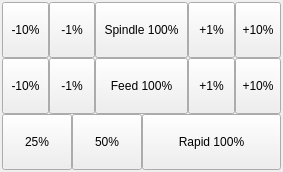
<?xml version="1.0" encoding="UTF-8"?>
<ui version="4.0">
 <class>OverrideForm</class>
 <widget class="QWidget" name="OverrideForm">
  <property name="geometry">
   <rect>
    <x>0</x>
    <y>0</y>
    <width>283</width>
    <height>172</height>
   </rect>
  </property>
  <property name="windowTitle">
   <string>Form</string>
  </property>
  <layout class="QVBoxLayout" name="verticalLayout" stretch="0">
   <property name="spacing">
    <number>0</number>
   </property>
   <property name="sizeConstraint">
    <enum>QLayout::SetDefaultConstraint</enum>
   </property>
   <property name="leftMargin">
    <number>0</number>
   </property>
   <property name="topMargin">
    <number>0</number>
   </property>
   <property name="rightMargin">
    <number>0</number>
   </property>
   <property name="bottomMargin">
    <number>0</number>
   </property>
   <item>
    <widget class="QWidget" name="widgetSpindle" native="true">
     <layout class="QVBoxLayout" name="verticalLayout_5" stretch="1,1,1">
      <property name="spacing">
       <number>0</number>
      </property>
      <property name="leftMargin">
       <number>2</number>
      </property>
      <property name="topMargin">
       <number>2</number>
      </property>
      <property name="rightMargin">
       <number>2</number>
      </property>
      <property name="bottomMargin">
       <number>2</number>
      </property>
      <item>
       <layout class="QVBoxLayout" name="verticalLayout_3">
        <property name="spacing">
         <number>0</number>
        </property>
        <item>
         <layout class="QHBoxLayout" name="horizontalLayout" stretch="1,1,2,1,1">
          <property name="spacing">
           <number>0</number>
          </property>
          <item>
           <widget class="QToolButton" name="spindleMinusTenButton">
            <property name="sizePolicy">
             <sizepolicy hsizetype="Expanding" vsizetype="Expanding">
              <horstretch>0</horstretch>
              <verstretch>0</verstretch>
             </sizepolicy>
            </property>
            <property name="text">
             <string>-10%</string>
            </property>
            <property name="icon">
             <iconset resource="../Resources/Images.qrc">
              <normaloff>:/Images/SVG/backward.svg</normaloff>:/Images/SVG/backward.svg</iconset>
            </property>
            <property name="iconSize">
             <size>
              <width>28</width>
              <height>28</height>
             </size>
            </property>
            <property name="toolButtonStyle">
             <enum>Qt::ToolButtonTextUnderIcon</enum>
            </property>
           </widget>
          </item>
          <item>
           <widget class="QToolButton" name="spindleMinusOneButton">
            <property name="sizePolicy">
             <sizepolicy hsizetype="Expanding" vsizetype="Expanding">
              <horstretch>0</horstretch>
              <verstretch>0</verstretch>
             </sizepolicy>
            </property>
            <property name="text">
             <string>-1%</string>
            </property>
            <property name="icon">
             <iconset resource="../Resources/Images.qrc">
              <normaloff>:/Images/SVG/caret-left.svg</normaloff>:/Images/SVG/caret-left.svg</iconset>
            </property>
            <property name="iconSize">
             <size>
              <width>28</width>
              <height>28</height>
             </size>
            </property>
            <property name="toolButtonStyle">
             <enum>Qt::ToolButtonTextUnderIcon</enum>
            </property>
           </widget>
          </item>
          <item>
           <widget class="QToolButton" name="spindleDefaultButton">
            <property name="enabled">
             <bool>true</bool>
            </property>
            <property name="sizePolicy">
             <sizepolicy hsizetype="Expanding" vsizetype="Expanding">
              <horstretch>0</horstretch>
              <verstretch>0</verstretch>
             </sizepolicy>
            </property>
            <property name="minimumSize">
             <size>
              <width>48</width>
              <height>48</height>
             </size>
            </property>
            <property name="baseSize">
             <size>
              <width>48</width>
              <height>48</height>
             </size>
            </property>
            <property name="toolTip">
             <string>Spindle on/off</string>
            </property>
            <property name="text">
             <string>Spindle 100%</string>
            </property>
            <property name="icon">
             <iconset resource="../Resources/Images.qrc">
              <normaloff>:/Images/SVG/dot-circle.svg</normaloff>:/Images/SVG/dot-circle.svg</iconset>
            </property>
            <property name="iconSize">
             <size>
              <width>28</width>
              <height>28</height>
             </size>
            </property>
            <property name="checkable">
             <bool>false</bool>
            </property>
            <property name="toolButtonStyle">
             <enum>Qt::ToolButtonTextUnderIcon</enum>
            </property>
            <property name="autoRaise">
             <bool>false</bool>
            </property>
           </widget>
          </item>
          <item>
           <widget class="QToolButton" name="spindlePlusOneButton">
            <property name="sizePolicy">
             <sizepolicy hsizetype="Expanding" vsizetype="Expanding">
              <horstretch>0</horstretch>
              <verstretch>0</verstretch>
             </sizepolicy>
            </property>
            <property name="text">
             <string>+1%</string>
            </property>
            <property name="icon">
             <iconset resource="../Resources/Images.qrc">
              <normaloff>:/Images/SVG/caret-right.svg</normaloff>:/Images/SVG/caret-right.svg</iconset>
            </property>
            <property name="iconSize">
             <size>
              <width>28</width>
              <height>28</height>
             </size>
            </property>
            <property name="toolButtonStyle">
             <enum>Qt::ToolButtonTextUnderIcon</enum>
            </property>
           </widget>
          </item>
          <item>
           <widget class="QToolButton" name="spindlePlusTenButton">
            <property name="sizePolicy">
             <sizepolicy hsizetype="Expanding" vsizetype="Expanding">
              <horstretch>0</horstretch>
              <verstretch>0</verstretch>
             </sizepolicy>
            </property>
            <property name="text">
             <string>+10%</string>
            </property>
            <property name="icon">
             <iconset resource="../Resources/Images.qrc">
              <normaloff>:/Images/SVG/forward.svg</normaloff>:/Images/SVG/forward.svg</iconset>
            </property>
            <property name="iconSize">
             <size>
              <width>28</width>
              <height>28</height>
             </size>
            </property>
            <property name="toolButtonStyle">
             <enum>Qt::ToolButtonTextUnderIcon</enum>
            </property>
           </widget>
          </item>
         </layout>
        </item>
       </layout>
      </item>
      <item>
       <layout class="QVBoxLayout" name="verticalLayout_2">
        <property name="spacing">
         <number>0</number>
        </property>
        <item>
         <layout class="QHBoxLayout" name="horizontalLayout_2" stretch="1,1,2,1,1">
          <property name="spacing">
           <number>0</number>
          </property>
          <item>
           <widget class="QToolButton" name="feedMinusTenButton">
            <property name="sizePolicy">
             <sizepolicy hsizetype="Expanding" vsizetype="Expanding">
              <horstretch>0</horstretch>
              <verstretch>0</verstretch>
             </sizepolicy>
            </property>
            <property name="text">
             <string>-10%</string>
            </property>
            <property name="icon">
             <iconset resource="../Resources/Images.qrc">
              <normaloff>:/Images/SVG/backward.svg</normaloff>:/Images/SVG/backward.svg</iconset>
            </property>
            <property name="iconSize">
             <size>
              <width>28</width>
              <height>28</height>
             </size>
            </property>
            <property name="toolButtonStyle">
             <enum>Qt::ToolButtonTextUnderIcon</enum>
            </property>
           </widget>
          </item>
          <item>
           <widget class="QToolButton" name="feedMinusOneButton">
            <property name="sizePolicy">
             <sizepolicy hsizetype="Expanding" vsizetype="Expanding">
              <horstretch>0</horstretch>
              <verstretch>0</verstretch>
             </sizepolicy>
            </property>
            <property name="text">
             <string>-1%</string>
            </property>
            <property name="icon">
             <iconset resource="../Resources/Images.qrc">
              <normaloff>:/Images/SVG/caret-left.svg</normaloff>:/Images/SVG/caret-left.svg</iconset>
            </property>
            <property name="iconSize">
             <size>
              <width>28</width>
              <height>28</height>
             </size>
            </property>
            <property name="toolButtonStyle">
             <enum>Qt::ToolButtonTextUnderIcon</enum>
            </property>
           </widget>
          </item>
          <item>
           <widget class="QToolButton" name="feedDefaultButton">
            <property name="sizePolicy">
             <sizepolicy hsizetype="Minimum" vsizetype="Minimum">
              <horstretch>0</horstretch>
              <verstretch>0</verstretch>
             </sizepolicy>
            </property>
            <property name="minimumSize">
             <size>
              <width>48</width>
              <height>48</height>
             </size>
            </property>
            <property name="text">
             <string>Feed 100%</string>
            </property>
            <property name="icon">
             <iconset resource="../Resources/Images.qrc">
              <normaloff>:/Images/SVG/exchange-alt.svg</normaloff>:/Images/SVG/exchange-alt.svg</iconset>
            </property>
            <property name="iconSize">
             <size>
              <width>32</width>
              <height>32</height>
             </size>
            </property>
            <property name="checkable">
             <bool>false</bool>
            </property>
            <property name="toolButtonStyle">
             <enum>Qt::ToolButtonTextUnderIcon</enum>
            </property>
           </widget>
          </item>
          <item>
           <widget class="QToolButton" name="feedPlusOneButton">
            <property name="sizePolicy">
             <sizepolicy hsizetype="Expanding" vsizetype="Expanding">
              <horstretch>0</horstretch>
              <verstretch>0</verstretch>
             </sizepolicy>
            </property>
            <property name="text">
             <string>+1%</string>
            </property>
            <property name="icon">
             <iconset resource="../Resources/Images.qrc">
              <normaloff>:/Images/SVG/caret-right.svg</normaloff>:/Images/SVG/caret-right.svg</iconset>
            </property>
            <property name="iconSize">
             <size>
              <width>28</width>
              <height>28</height>
             </size>
            </property>
            <property name="toolButtonStyle">
             <enum>Qt::ToolButtonTextUnderIcon</enum>
            </property>
           </widget>
          </item>
          <item>
           <widget class="QToolButton" name="feedPlusTenButton">
            <property name="sizePolicy">
             <sizepolicy hsizetype="Expanding" vsizetype="Expanding">
              <horstretch>0</horstretch>
              <verstretch>0</verstretch>
             </sizepolicy>
            </property>
            <property name="text">
             <string>+10%</string>
            </property>
            <property name="icon">
             <iconset resource="../Resources/Images.qrc">
              <normaloff>:/Images/SVG/forward.svg</normaloff>:/Images/SVG/forward.svg</iconset>
            </property>
            <property name="iconSize">
             <size>
              <width>28</width>
              <height>28</height>
             </size>
            </property>
            <property name="toolButtonStyle">
             <enum>Qt::ToolButtonTextUnderIcon</enum>
            </property>
           </widget>
          </item>
         </layout>
        </item>
       </layout>
      </item>
      <item>
       <layout class="QVBoxLayout" name="verticalLayout_4">
        <property name="spacing">
         <number>0</number>
        </property>
        <item>
         <layout class="QHBoxLayout" name="horizontalLayout_3" stretch="1,1,2">
          <property name="spacing">
           <number>0</number>
          </property>
          <item>
           <widget class="QToolButton" name="rapid25PercentButton">
            <property name="sizePolicy">
             <sizepolicy hsizetype="Expanding" vsizetype="Expanding">
              <horstretch>0</horstretch>
              <verstretch>0</verstretch>
             </sizepolicy>
            </property>
            <property name="text">
             <string>25%</string>
            </property>
            <property name="icon">
             <iconset resource="../Resources/Images.qrc">
              <normaloff>:/Images/SVG/backward.svg</normaloff>:/Images/SVG/backward.svg</iconset>
            </property>
            <property name="iconSize">
             <size>
              <width>28</width>
              <height>28</height>
             </size>
            </property>
            <property name="toolButtonStyle">
             <enum>Qt::ToolButtonTextUnderIcon</enum>
            </property>
           </widget>
          </item>
          <item>
           <widget class="QToolButton" name="rapid50PercentButton">
            <property name="sizePolicy">
             <sizepolicy hsizetype="Expanding" vsizetype="Expanding">
              <horstretch>0</horstretch>
              <verstretch>0</verstretch>
             </sizepolicy>
            </property>
            <property name="text">
             <string>50%</string>
            </property>
            <property name="icon">
             <iconset resource="../Resources/Images.qrc">
              <normaloff>:/Images/SVG/caret-left.svg</normaloff>:/Images/SVG/caret-left.svg</iconset>
            </property>
            <property name="iconSize">
             <size>
              <width>28</width>
              <height>28</height>
             </size>
            </property>
            <property name="toolButtonStyle">
             <enum>Qt::ToolButtonTextUnderIcon</enum>
            </property>
           </widget>
          </item>
          <item>
           <widget class="QToolButton" name="rapidDefaultButton">
            <property name="sizePolicy">
             <sizepolicy hsizetype="Minimum" vsizetype="Minimum">
              <horstretch>0</horstretch>
              <verstretch>0</verstretch>
             </sizepolicy>
            </property>
            <property name="minimumSize">
             <size>
              <width>48</width>
              <height>48</height>
             </size>
            </property>
            <property name="text">
             <string>Rapid 100%</string>
            </property>
            <property name="icon">
             <iconset resource="../Resources/Images.qrc">
              <normaloff>:/Images/SVG/tachometer-alt.svg</normaloff>:/Images/SVG/tachometer-alt.svg</iconset>
            </property>
            <property name="iconSize">
             <size>
              <width>32</width>
              <height>32</height>
             </size>
            </property>
            <property name="checkable">
             <bool>false</bool>
            </property>
            <property name="toolButtonStyle">
             <enum>Qt::ToolButtonTextUnderIcon</enum>
            </property>
           </widget>
          </item>
         </layout>
        </item>
       </layout>
      </item>
     </layout>
    </widget>
   </item>
  </layout>
 </widget>
 <resources>
  <include location="../Resources/Images.qrc"/>
 </resources>
 <connections/>
</ui>
